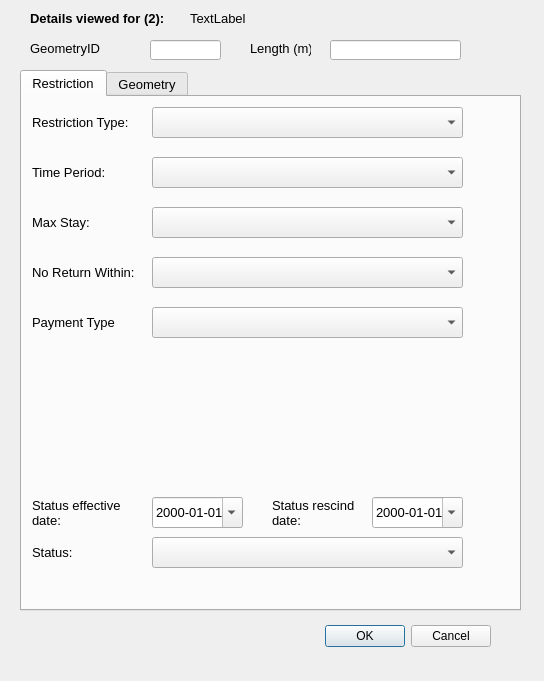
<?xml version="1.0" encoding="UTF-8"?>
<ui version="4.0">
 <class>restrictionDialog</class>
 <widget class="QDialog" name="restrictionDialog">
  <property name="geometry">
   <rect>
    <x>0</x>
    <y>0</y>
    <width>544</width>
    <height>681</height>
   </rect>
  </property>
  <property name="minimumSize">
   <size>
    <width>0</width>
    <height>0</height>
   </size>
  </property>
  <property name="font">
   <font>
    <family>Arial</family>
   </font>
  </property>
  <property name="windowTitle">
   <string>Dialog</string>
  </property>
  <property name="sizeGripEnabled">
   <bool>false</bool>
  </property>
  <widget class="QLineEdit" name="Length">
   <property name="geometry">
    <rect>
     <x>330</x>
     <y>40</y>
     <width>131</width>
     <height>20</height>
    </rect>
   </property>
   <property name="font">
    <font>
     <pointsize>10</pointsize>
    </font>
   </property>
   <property name="readOnly">
    <bool>true</bool>
   </property>
  </widget>
  <widget class="QLabel" name="label">
   <property name="geometry">
    <rect>
     <x>30</x>
     <y>40</y>
     <width>81</width>
     <height>16</height>
    </rect>
   </property>
   <property name="minimumSize">
    <size>
     <width>81</width>
     <height>16</height>
    </size>
   </property>
   <property name="font">
    <font>
     <pointsize>10</pointsize>
    </font>
   </property>
   <property name="text">
    <string>GeometryID</string>
   </property>
  </widget>
  <widget class="QLabel" name="label_5">
   <property name="geometry">
    <rect>
     <x>250</x>
     <y>40</y>
     <width>61</width>
     <height>16</height>
    </rect>
   </property>
   <property name="font">
    <font>
     <pointsize>10</pointsize>
    </font>
   </property>
   <property name="text">
    <string>Length (m):</string>
   </property>
  </widget>
  <widget class="QLineEdit" name="GeometryID">
   <property name="geometry">
    <rect>
     <x>150</x>
     <y>40</y>
     <width>71</width>
     <height>20</height>
    </rect>
   </property>
   <property name="font">
    <font>
     <pointsize>10</pointsize>
    </font>
   </property>
   <property name="inputMask">
    <string/>
   </property>
   <property name="readOnly">
    <bool>true</bool>
   </property>
   <property name="placeholderText">
    <string/>
   </property>
  </widget>
  <widget class="QTabWidget" name="tabWidget">
   <property name="geometry">
    <rect>
     <x>20</x>
     <y>70</y>
     <width>501</width>
     <height>541</height>
    </rect>
   </property>
   <property name="minimumSize">
    <size>
     <width>0</width>
     <height>0</height>
    </size>
   </property>
   <property name="font">
    <font>
     <pointsize>10</pointsize>
    </font>
   </property>
   <property name="cursor">
    <cursorShape>IBeamCursor</cursorShape>
   </property>
   <property name="mouseTracking">
    <bool>true</bool>
   </property>
   <property name="acceptDrops">
    <bool>true</bool>
   </property>
   <property name="currentIndex">
    <number>0</number>
   </property>
   <widget class="QWidget" name="Supply">
    <property name="focusPolicy">
     <enum>Qt::NoFocus</enum>
    </property>
    <attribute name="title">
     <string>Restriction</string>
    </attribute>
    <widget class="QLabel" name="lbl_RestrictionType">
     <property name="geometry">
      <rect>
       <x>10</x>
       <y>10</y>
       <width>101</width>
       <height>31</height>
      </rect>
     </property>
     <property name="minimumSize">
      <size>
       <width>90</width>
       <height>16</height>
      </size>
     </property>
     <property name="font">
      <font>
       <pointsize>10</pointsize>
      </font>
     </property>
     <property name="text">
      <string>Restriction Type:</string>
     </property>
    </widget>
    <widget class="QLabel" name="lbl_TimePeriod">
     <property name="geometry">
      <rect>
       <x>10</x>
       <y>60</y>
       <width>90</width>
       <height>31</height>
      </rect>
     </property>
     <property name="minimumSize">
      <size>
       <width>90</width>
       <height>16</height>
      </size>
     </property>
     <property name="font">
      <font>
       <pointsize>10</pointsize>
      </font>
     </property>
     <property name="text">
      <string>Time Period:</string>
     </property>
    </widget>
    <widget class="QLabel" name="lbl_MaxStay">
     <property name="geometry">
      <rect>
       <x>10</x>
       <y>110</y>
       <width>90</width>
       <height>31</height>
      </rect>
     </property>
     <property name="minimumSize">
      <size>
       <width>90</width>
       <height>16</height>
      </size>
     </property>
     <property name="font">
      <font>
       <pointsize>10</pointsize>
      </font>
     </property>
     <property name="text">
      <string>Max Stay:</string>
     </property>
    </widget>
    <widget class="QLabel" name="lbl_NoReturn">
     <property name="geometry">
      <rect>
       <x>10</x>
       <y>160</y>
       <width>111</width>
       <height>31</height>
      </rect>
     </property>
     <property name="minimumSize">
      <size>
       <width>90</width>
       <height>16</height>
      </size>
     </property>
     <property name="font">
      <font>
       <pointsize>10</pointsize>
      </font>
     </property>
     <property name="text">
      <string>No Return Within:</string>
     </property>
    </widget>
    <widget class="QLabel" name="lbl_PaymentType">
     <property name="geometry">
      <rect>
       <x>10</x>
       <y>210</y>
       <width>111</width>
       <height>31</height>
      </rect>
     </property>
     <property name="minimumSize">
      <size>
       <width>90</width>
       <height>16</height>
      </size>
     </property>
     <property name="font">
      <font>
       <pointsize>10</pointsize>
      </font>
     </property>
     <property name="text">
      <string>Payment Type</string>
     </property>
    </widget>
    <widget class="QComboBox" name="TimePeriodID">
     <property name="geometry">
      <rect>
       <x>130</x>
       <y>60</y>
       <width>311</width>
       <height>31</height>
      </rect>
     </property>
    </widget>
    <widget class="QLabel" name="lbl_RestrictionStatus">
     <property name="geometry">
      <rect>
       <x>10</x>
       <y>440</y>
       <width>111</width>
       <height>31</height>
      </rect>
     </property>
     <property name="minimumSize">
      <size>
       <width>90</width>
       <height>16</height>
      </size>
     </property>
     <property name="font">
      <font>
       <pointsize>10</pointsize>
      </font>
     </property>
     <property name="text">
      <string>Status:</string>
     </property>
    </widget>
    <widget class="QComboBox" name="cb_restrictionStatus">
     <property name="geometry">
      <rect>
       <x>130</x>
       <y>440</y>
       <width>311</width>
       <height>31</height>
      </rect>
     </property>
     <property name="currentIndex">
      <number>-1</number>
     </property>
    </widget>
    <widget class="QDateEdit" name="effectiveDate">
     <property name="geometry">
      <rect>
       <x>130</x>
       <y>400</y>
       <width>91</width>
       <height>31</height>
      </rect>
     </property>
     <property name="displayFormat">
      <string>yyyy-MM-dd</string>
     </property>
     <property name="calendarPopup">
      <bool>true</bool>
     </property>
    </widget>
    <widget class="QLabel" name="lbl_EffectiveDate">
     <property name="geometry">
      <rect>
       <x>10</x>
       <y>400</y>
       <width>111</width>
       <height>31</height>
      </rect>
     </property>
     <property name="minimumSize">
      <size>
       <width>90</width>
       <height>16</height>
      </size>
     </property>
     <property name="font">
      <font>
       <pointsize>10</pointsize>
      </font>
     </property>
     <property name="text">
      <string>Status effective date:</string>
     </property>
     <property name="wordWrap">
      <bool>true</bool>
     </property>
    </widget>
    <widget class="QComboBox" name="MaxStayID">
     <property name="geometry">
      <rect>
       <x>130</x>
       <y>110</y>
       <width>311</width>
       <height>31</height>
      </rect>
     </property>
    </widget>
    <widget class="QComboBox" name="PayTypeID">
     <property name="geometry">
      <rect>
       <x>130</x>
       <y>210</y>
       <width>311</width>
       <height>31</height>
      </rect>
     </property>
     <property name="currentIndex">
      <number>-1</number>
     </property>
    </widget>
    <widget class="QComboBox" name="NoReturnID">
     <property name="geometry">
      <rect>
       <x>130</x>
       <y>160</y>
       <width>311</width>
       <height>31</height>
      </rect>
     </property>
    </widget>
    <widget class="QLabel" name="lbl_RescindDate">
     <property name="geometry">
      <rect>
       <x>250</x>
       <y>400</y>
       <width>111</width>
       <height>31</height>
      </rect>
     </property>
     <property name="minimumSize">
      <size>
       <width>90</width>
       <height>16</height>
      </size>
     </property>
     <property name="font">
      <font>
       <pointsize>10</pointsize>
      </font>
     </property>
     <property name="text">
      <string>Status rescind date:</string>
     </property>
     <property name="wordWrap">
      <bool>true</bool>
     </property>
    </widget>
    <widget class="QDateEdit" name="rescindDate">
     <property name="geometry">
      <rect>
       <x>350</x>
       <y>400</y>
       <width>91</width>
       <height>31</height>
      </rect>
     </property>
     <property name="displayFormat">
      <string>yyyy-MM-dd</string>
     </property>
     <property name="calendarPopup">
      <bool>true</bool>
     </property>
    </widget>
    <widget class="QComboBox" name="RestrictionTypeID">
     <property name="geometry">
      <rect>
       <x>130</x>
       <y>10</y>
       <width>311</width>
       <height>31</height>
      </rect>
     </property>
     <property name="currentIndex">
      <number>-1</number>
     </property>
    </widget>
   </widget>
   <widget class="QWidget" name="tab">
    <attribute name="title">
     <string>Geometry</string>
    </attribute>
    <widget class="QLineEdit" name="NrBays">
     <property name="geometry">
      <rect>
       <x>140</x>
       <y>260</y>
       <width>71</width>
       <height>31</height>
      </rect>
     </property>
     <property name="text">
      <string/>
     </property>
    </widget>
    <widget class="QToolButton" name="toolButton_2">
     <property name="geometry">
      <rect>
       <x>450</x>
       <y>220</y>
       <width>25</width>
       <height>19</height>
      </rect>
     </property>
     <property name="text">
      <string>...</string>
     </property>
    </widget>
    <widget class="QLabel" name="lbl_Orientation">
     <property name="geometry">
      <rect>
       <x>20</x>
       <y>220</y>
       <width>111</width>
       <height>31</height>
      </rect>
     </property>
     <property name="minimumSize">
      <size>
       <width>90</width>
       <height>16</height>
      </size>
     </property>
     <property name="font">
      <font>
       <pointsize>10</pointsize>
      </font>
     </property>
     <property name="text">
      <string>Orientation:</string>
     </property>
    </widget>
    <widget class="QLabel" name="lbl_AzToRoadCL">
     <property name="geometry">
      <rect>
       <x>260</x>
       <y>220</y>
       <width>101</width>
       <height>31</height>
      </rect>
     </property>
     <property name="minimumSize">
      <size>
       <width>90</width>
       <height>16</height>
      </size>
     </property>
     <property name="font">
      <font>
       <pointsize>10</pointsize>
      </font>
     </property>
     <property name="text">
      <string>Direction to Road Centreline:</string>
     </property>
     <property name="wordWrap">
      <bool>true</bool>
     </property>
    </widget>
    <widget class="QLabel" name="lbl_GeometryType">
     <property name="geometry">
      <rect>
       <x>20</x>
       <y>170</y>
       <width>111</width>
       <height>31</height>
      </rect>
     </property>
     <property name="minimumSize">
      <size>
       <width>90</width>
       <height>16</height>
      </size>
     </property>
     <property name="font">
      <font>
       <pointsize>10</pointsize>
      </font>
     </property>
     <property name="text">
      <string>Geometry Type</string>
     </property>
    </widget>
    <widget class="QLineEdit" name="Orientation">
     <property name="geometry">
      <rect>
       <x>140</x>
       <y>220</y>
       <width>71</width>
       <height>31</height>
      </rect>
     </property>
    </widget>
    <widget class="QLineEdit" name="AzimuthToRoadCentreLine">
     <property name="geometry">
      <rect>
       <x>380</x>
       <y>220</y>
       <width>71</width>
       <height>31</height>
      </rect>
     </property>
     <property name="text">
      <string/>
     </property>
    </widget>
    <widget class="QLabel" name="lbl_NrBays">
     <property name="geometry">
      <rect>
       <x>20</x>
       <y>260</y>
       <width>111</width>
       <height>31</height>
      </rect>
     </property>
     <property name="minimumSize">
      <size>
       <width>90</width>
       <height>16</height>
      </size>
     </property>
     <property name="font">
      <font>
       <pointsize>10</pointsize>
      </font>
     </property>
     <property name="text">
      <string>Number of Bays:</string>
     </property>
    </widget>
    <widget class="QToolButton" name="toolButton">
     <property name="geometry">
      <rect>
       <x>210</x>
       <y>220</y>
       <width>25</width>
       <height>19</height>
      </rect>
     </property>
     <property name="text">
      <string>...</string>
     </property>
    </widget>
    <widget class="QComboBox" name="GeomTypeID">
     <property name="geometry">
      <rect>
       <x>140</x>
       <y>170</y>
       <width>311</width>
       <height>31</height>
      </rect>
     </property>
     <property name="editable">
      <bool>false</bool>
     </property>
     <property name="currentIndex">
      <number>-1</number>
     </property>
    </widget>
    <widget class="QLabel" name="lbl_RoadName">
     <property name="geometry">
      <rect>
       <x>20</x>
       <y>50</y>
       <width>111</width>
       <height>31</height>
      </rect>
     </property>
     <property name="minimumSize">
      <size>
       <width>90</width>
       <height>16</height>
      </size>
     </property>
     <property name="font">
      <font>
       <pointsize>10</pointsize>
      </font>
     </property>
     <property name="text">
      <string>Road Name:</string>
     </property>
    </widget>
    <widget class="QLabel" name="lbl_USRN">
     <property name="geometry">
      <rect>
       <x>20</x>
       <y>90</y>
       <width>111</width>
       <height>31</height>
      </rect>
     </property>
     <property name="minimumSize">
      <size>
       <width>90</width>
       <height>16</height>
      </size>
     </property>
     <property name="font">
      <font>
       <pointsize>10</pointsize>
      </font>
     </property>
     <property name="text">
      <string>USRN:</string>
     </property>
    </widget>
    <widget class="QLineEdit" name="RoadName">
     <property name="geometry">
      <rect>
       <x>140</x>
       <y>49</y>
       <width>311</width>
       <height>31</height>
      </rect>
     </property>
    </widget>
    <widget class="QLineEdit" name="USRN">
     <property name="geometry">
      <rect>
       <x>140</x>
       <y>90</y>
       <width>311</width>
       <height>31</height>
      </rect>
     </property>
    </widget>
   </widget>
  </widget>
  <widget class="QDialogButtonBox" name="button_box">
   <property name="geometry">
    <rect>
     <x>150</x>
     <y>620</y>
     <width>341</width>
     <height>32</height>
    </rect>
   </property>
   <property name="orientation">
    <enum>Qt::Horizontal</enum>
   </property>
   <property name="standardButtons">
    <set>QDialogButtonBox::Cancel|QDialogButtonBox::Ok</set>
   </property>
  </widget>
  <widget class="QLabel" name="l_TitleIntro">
   <property name="geometry">
    <rect>
     <x>30</x>
     <y>10</y>
     <width>141</width>
     <height>16</height>
    </rect>
   </property>
   <property name="font">
    <font>
     <pointsize>10</pointsize>
     <weight>75</weight>
     <bold>true</bold>
    </font>
   </property>
   <property name="text">
    <string>Details viewed for (2): </string>
   </property>
  </widget>
  <widget class="QLabel" name="l_ViewAtDate">
   <property name="geometry">
    <rect>
     <x>190</x>
     <y>10</y>
     <width>111</width>
     <height>16</height>
    </rect>
   </property>
   <property name="font">
    <font>
     <pointsize>10</pointsize>
    </font>
   </property>
   <property name="text">
    <string>TextLabel</string>
   </property>
  </widget>
 </widget>
 <resources/>
 <connections>
  <connection>
   <sender>button_box</sender>
   <signal>accepted()</signal>
   <receiver>restrictionDialog</receiver>
   <slot>accept()</slot>
   <hints>
    <hint type="sourcelabel">
     <x>310</x>
     <y>465</y>
    </hint>
    <hint type="destinationlabel">
     <x>249</x>
     <y>239</y>
    </hint>
   </hints>
  </connection>
  <connection>
   <sender>button_box</sender>
   <signal>rejected()</signal>
   <receiver>restrictionDialog</receiver>
   <slot>reject()</slot>
   <hints>
    <hint type="sourcelabel">
     <x>310</x>
     <y>465</y>
    </hint>
    <hint type="destinationlabel">
     <x>249</x>
     <y>239</y>
    </hint>
   </hints>
  </connection>
 </connections>
</ui>
